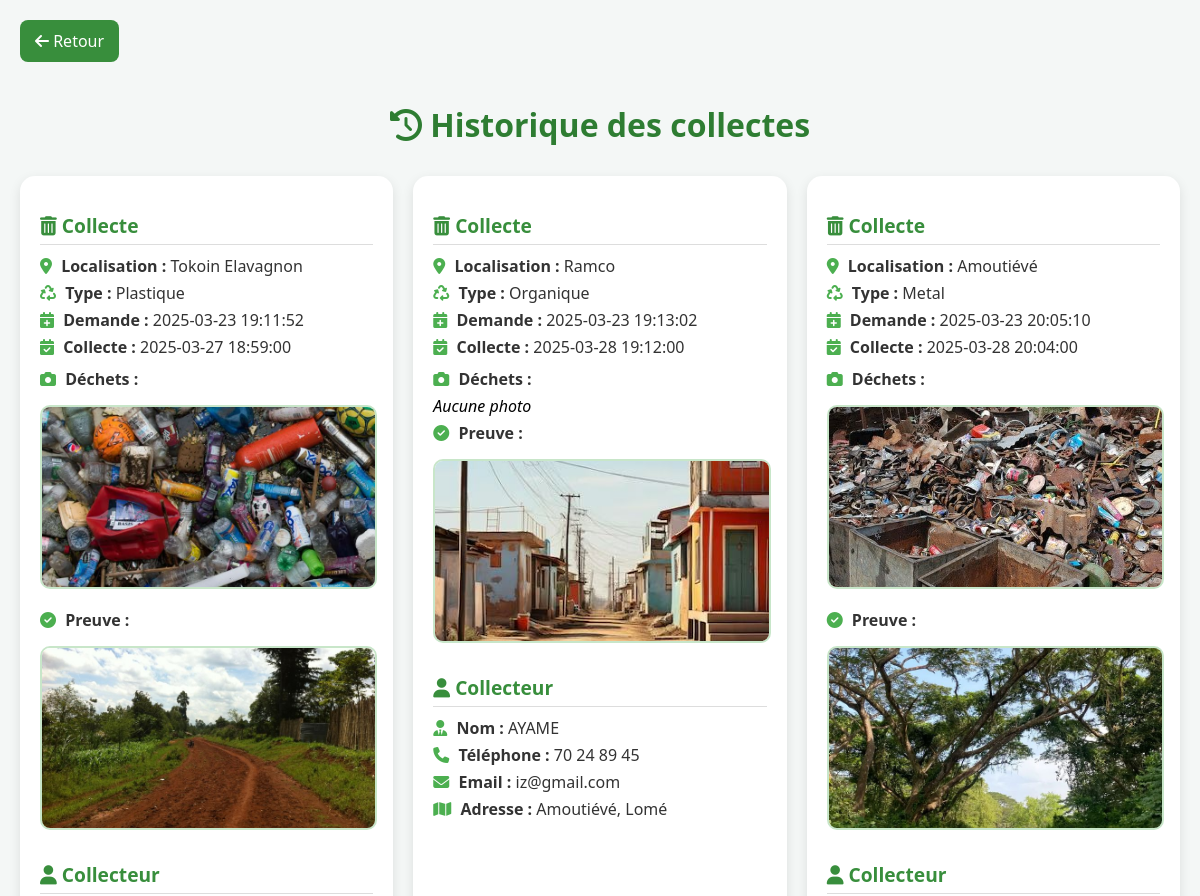
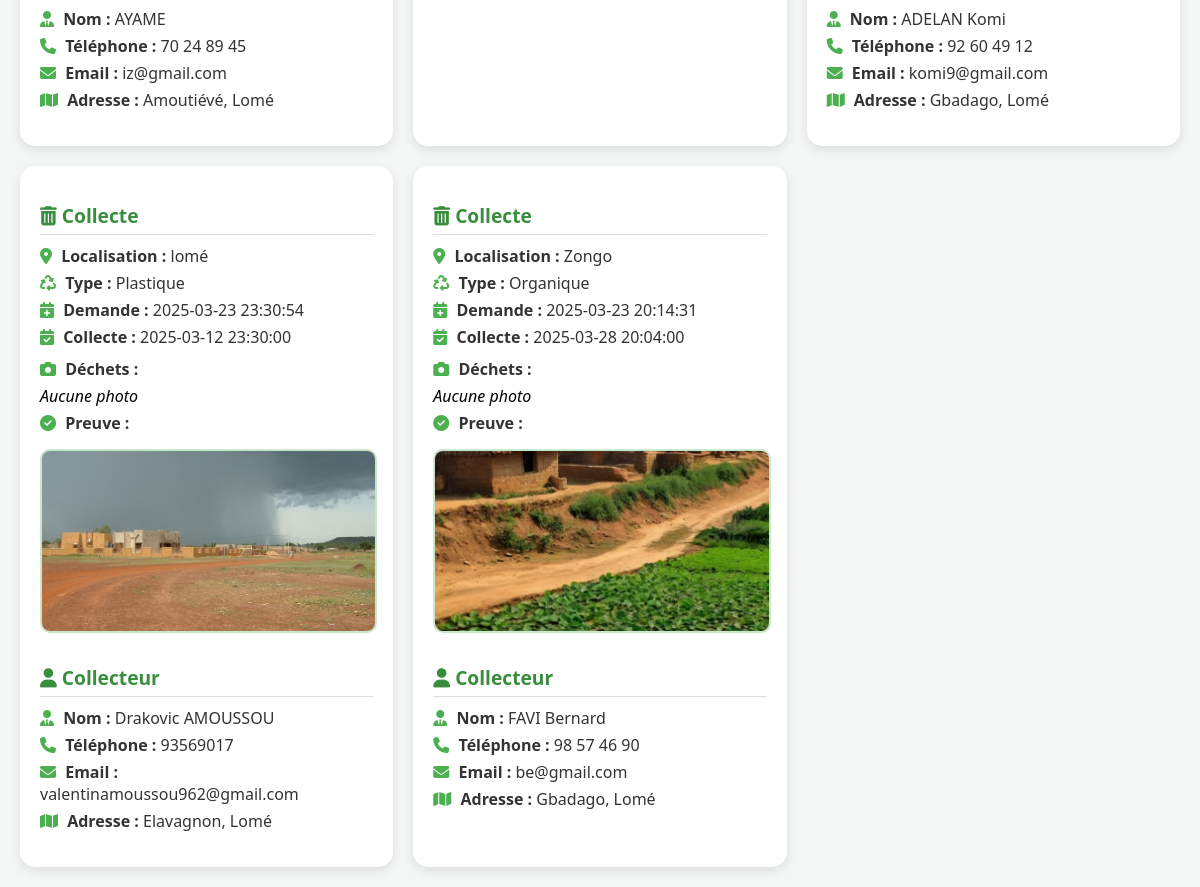
Screenshot of /historique_collectes.php (signed in) with the database file from the repository (2 pictures, top to bottom).
### tables this page shows
CREATE TABLE IF NOT EXISTS `demandes` (
  `id` int NOT NULL AUTO_INCREMENT,
  `user_id` int NOT NULL,
  `localisation` varchar(255) DEFAULT NULL,
  `type_dechet` enum('plastique','metal','organique','autre') DEFAULT NULL,
  `date_heure` datetime DEFAULT NULL,
  `photo` varchar(255) DEFAULT NULL,
  `statut` enum('en attente','en cours','en attente_validation','validée','annulée') DEFAULT 'en attente',
  `date_demande` timestamp NULL DEFAULT CURRENT_TIMESTAMP,
  `collecteur_id` int DEFAULT NULL,
  `latitude` decimal(9,6) DEFAULT NULL,
  `longitude` decimal(9,6) DEFAULT NULL,
  `confirmation_collecteur` tinyint(1) DEFAULT '0',
  `preuve_photo` varchar(255) DEFAULT NULL,
  `client_id` int NOT NULL,
  PRIMARY KEY (`id`),
  KEY `user_id` (`user_id`),
  KEY `fk_collecteur` (`collecteur_id`),
  KEY `client_id` (`client_id`)
);

CREATE TABLE IF NOT EXISTS `collecteurs` (
  `id` int NOT NULL AUTO_INCREMENT,
  `entreprise_id` int NOT NULL,
  `nom` varchar(100) NOT NULL,
  `telephone` varchar(20) NOT NULL,
  `email` varchar(100) NOT NULL,
  `statut` enum('disponible','occupé') DEFAULT 'disponible',
  `adresse` varchar(255) NOT NULL,
  `ville` varchar(100) NOT NULL,
  `photo` varchar(255) DEFAULT NULL,
  `notifications` text,
  `collecteur_id` int NOT NULL,
  PRIMARY KEY (`id`),
  UNIQUE KEY `email` (`email`),
  KEY `entreprise_id` (`entreprise_id`)
);

### public/historique_collectes.php (the view, shortened to what this page needs)
<?php
include '../config/database.php';
$stmt = $pdo->prepare("
    SELECT d.localisation, d.type_dechet, d.date_heure, d.photo,
           d.date_demande, d.preuve_photo, c.nom, c.telephone, c.email, c.adresse, c.ville
    FROM demandes d
    JOIN collecteurs c ON d.collecteur_id = c.id
    JOIN utilisateurs u ON c.entreprise_id = u.id
    WHERE d.statut = 'validée'
    AND u.id = :id_utilisateur
");
$stmt->execute(['id_utilisateur' => $_SESSION['id']]);
$collectes = $stmt->fetchAll(PDO::FETCH_ASSOC);
?>
<!DOCTYPE html>
<html lang="fr">
<head>
    <link rel="stylesheet" href="css/historiques.css">
    <link rel="stylesheet" href="https://cdnjs.cloudflare.com/ajax/libs/font-awesome/6.4.2/css/all.min.css">
</head>
<body>
<div class="container">
    <a href="dashboard_entreprise.php" class="btn-retour"><i class="fas fa-arrow-left"></i> Retour</a>
    <h1><i class="fas fa-history"></i> Historique des collectes</h1>
    <div class="grid">
        <?php foreach ($collectes as $collecte): ?>
            <div class="card">
                <div class="card-section">
                    <h2><i class="fas fa-trash-alt"></i> Collecte</h2>
                    <p><strong><i class="fas fa-map-marker-alt"></i> Localisation :</strong> <?= htmlspecialchars($collecte['localisation']) ?></p>
                    <p><strong><i class="fas fa-recycle"></i> Type :</strong> <?= ucfirst($collecte['type_dechet']) ?></p>
                    <p><strong><i class="fas fa-calendar-plus"></i> Demande :</strong> <?= $collecte['date_demande'] ?></p>
                    <p><strong><i class="fas fa-calendar-check"></i> Collecte :</strong> <?= $collecte['date_heure'] ?></p>
                    <div class="photo-section">
                        <p><strong><i class="fas fa-camera"></i> Déchets :</strong></p>
                        <?php if ($collecte['photo']): ?>
                            <img src="../uploads/<?= htmlspecialchars($collecte['photo']) ?>" class="photo">
                        <?php else: ?>
                            <em>Aucune photo</em>
                        <?php endif; ?>
                        <p><strong><i class="fas fa-check-circle"></i> Preuve :</strong></p>
                        <?php if ($collecte['preuve_photo']): ?>
                            <img src="../uploads/<?= htmlspecialchars($collecte['preuve_photo']) ?>" class="photo">
                        <?php else: ?>
                            <em>Aucune preuve</em>
                        <?php endif; ?>
                    </div>
                </div>
                <div class="card-section">
                    <h2><i class="fas fa-user"></i> Collecteur</h2>
                    <p><strong><i class="fas fa-user-tie"></i> Nom :</strong> <?= ucfirst($collecte['nom']) ?></p>
                    <p><strong><i class="fas fa-phone"></i> Téléphone :</strong> <?= htmlspecialchars($collecte['telephone']) ?></p>
                    <p><strong><i class="fas fa-envelope"></i> Email :</strong> <?= htmlspecialchars($collecte['email']) ?></p>
                    <p><strong><i class="fas fa-map"></i> Adresse :</strong> <?= htmlspecialchars($collecte['adresse']) ?>, <?= htmlspecialchars($collecte['ville']) ?></p>
                </div>
            </div>
        <?php endforeach; ?>
    </div>
</div>
</body>
</html>

### public/css/historiques.css (style rules this page uses)
body { font-family: 'Segoe UI', sans-serif; background: #f4f7f6; margin: 0; padding: 20px; }
.container { max-width: 1200px; margin: auto; }
h1 { text-align: center; color: #2e7d32; margin-bottom: 30px; font-size: 2rem; }
.grid { display: grid; grid-template-columns: repeat(auto-fit, minmax(340px, 1fr)); gap: 20px; }
.card { background-color: white; border-radius: 15px; padding: 20px; box-shadow: 0 4px 12px rgba(0, 0, 0, 0.1); transition: transform 0.3s ease; }
.card-section { margin-bottom: 15px; }
.card-section h2 { color: #388e3c; font-size: 1.2rem; margin-bottom: 10px; border-bottom: 1px solid #ddd; padding-bottom: 5px; }
.card p { margin: 5px 0; color: #333; }
strong i { margin-right: 5px; color: #4caf50; }
.photo-section { margin-top: 10px; }
.photo { width: 100%; max-height: 180px; object-fit: cover; border-radius: 10px; margin: 10px 0; border: 2px solid #c8e6c9; }
.btn-retour { display: inline-block; margin-bottom: 20px; padding: 10px 15px; background-color: #388e3c; color: white; border-radius: 8px; text-decoration: none; transition: background-color 0.3s ease; }

### rows the page displays
demandes: localisation "Tokoin Elavagnon", type_dechet "Plastique", date_demande "2025-03-23 19:11:52", date_heure "2025-03-27 18:59:00", photo (picture), preuve_photo (picture), collecteur.nom "AYAME", collecteur.telephone "70 24 89 45", collecteur.email "iz@gmail.com", collecteur.adresse "Amoutiévé", collecteur.ville "Lomé"
demandes: localisation "Ramco", type_dechet "Organique", date_demande "2025-03-23 19:13:02", date_heure "2025-03-28 19:12:00", shows "Aucune photo", preuve_photo (picture), collecteur.nom "AYAME", collecteur.telephone "70 24 89 45", collecteur.email "iz@gmail.com", collecteur.adresse "Amoutiévé", collecteur.ville "Lomé"
demandes: localisation "Amoutiévé", type_dechet "Metal", date_demande "2025-03-23 20:05:10", date_heure "2025-03-28 20:04:00", photo (picture), preuve_photo (picture), collecteur.nom "ADELAN Komi", collecteur.telephone "92 60 49 12", collecteur.email "komi9@gmail.com", collecteur.adresse "Gbadago", collecteur.ville "Lomé"
demandes: localisation "lomé", type_dechet "Plastique", date_demande "2025-03-23 23:30:54", date_heure "2025-03-12 23:30:00", shows "Aucune photo", preuve_photo (picture), collecteur.nom "Drakovic AMOUSSOU", collecteur.telephone "93569017", collecteur.email "valentinamoussou962@gmail.com", collecteur.adresse "Elavagnon", collecteur.ville "Lomé"
demandes: localisation "Zongo", type_dechet "Organique", date_demande "2025-03-23 20:14:31", date_heure "2025-03-28 20:04:00", shows "Aucune photo", preuve_photo (picture), collecteur.nom "FAVI Bernard", collecteur.telephone "98 57 46 90", collecteur.email "be@gmail.com", collecteur.adresse "Gbadago", collecteur.ville "Lomé"
